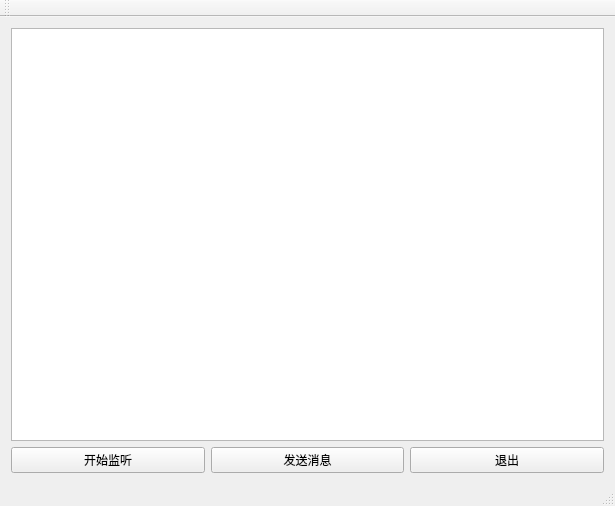
<?xml version="1.0" encoding="UTF-8"?>
<ui version="4.0">
 <class>MainWindow</class>
 <widget class="QMainWindow" name="MainWindow">
  <property name="geometry">
   <rect>
    <x>0</x>
    <y>0</y>
    <width>615</width>
    <height>506</height>
   </rect>
  </property>
  <property name="windowTitle">
   <string>MainWindow</string>
  </property>
  <widget class="QWidget" name="centralWidget">
   <layout class="QGridLayout" name="gridLayout">
    <item row="0" column="0">
     <layout class="QVBoxLayout" name="verticalLayout">
      <item>
       <widget class="QPlainTextEdit" name="message"/>
      </item>
      <item>
       <layout class="QHBoxLayout" name="horizontalLayout">
        <item>
         <widget class="QPushButton" name="listen">
          <property name="text">
           <string>开始监听</string>
          </property>
         </widget>
        </item>
        <item>
         <widget class="QPushButton" name="send">
          <property name="text">
           <string>发送消息</string>
          </property>
         </widget>
        </item>
        <item>
         <widget class="QPushButton" name="quit">
          <property name="text">
           <string>退出</string>
          </property>
         </widget>
        </item>
       </layout>
      </item>
     </layout>
    </item>
   </layout>
  </widget>
  <widget class="QMenuBar" name="menuBar">
   <property name="geometry">
    <rect>
     <x>0</x>
     <y>0</y>
     <width>615</width>
     <height>21</height>
    </rect>
   </property>
  </widget>
  <widget class="QToolBar" name="mainToolBar">
   <attribute name="toolBarArea">
    <enum>TopToolBarArea</enum>
   </attribute>
   <attribute name="toolBarBreak">
    <bool>false</bool>
   </attribute>
  </widget>
  <widget class="QStatusBar" name="statusBar"/>
 </widget>
 <layoutdefault spacing="6" margin="11"/>
 <resources/>
 <connections/>
</ui>
